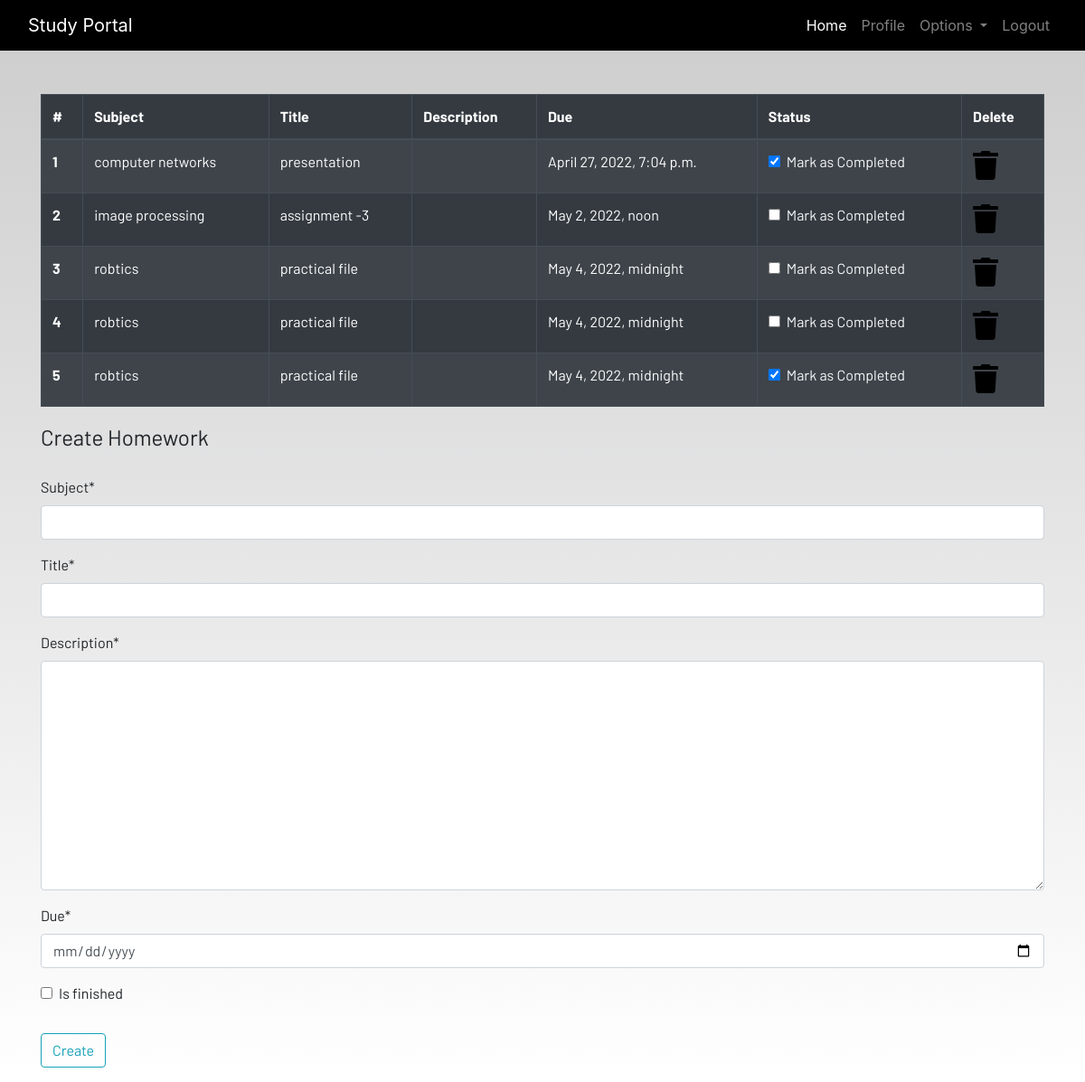
The page /homework (signed in) on the database its author committed.
### dashboard/models.py (models this page shows, shortened)
class Homework(models.Model):
    user = models.ForeignKey(User, on_delete = models.CASCADE)
    subject = models.CharField(max_length=50)
    title = models.CharField(max_length=100)
    description = models.TextField()
    due = models.DateTimeField()
    is_finished = models.BooleanField(default = False)

### dashboard/views.py (the view)
# urls.py: path('homework',views.homework,name ="homework"),
@login_required
def homework(request):
    if request.method == "POST":
        form = HomeworkForm(request.POST)
        if form.is_valid():
            try:
                finished = request.POST['is_finished']
                if finished == 'on':
                    finished = True
                else:
                    finished = False
            except:
                finished = False
            homeworks = Homework(
                user = request.user,
                subject = request.POST['subject'],
                title = request.POST['title'],
                description = request.POST['description'],
                due = request.POST['due'],
                is_finished = finished
            )
            homeworks.save()
            messages.success(request,f'Homework Added From {request.user.username}!!')
    else:
        form = HomeworkForm()
    homework = Homework.objects.filter(user = request.user)
    if len(homework) == 0:
        homework_done = True
    else:
        homework_done = False
    context = {'homeworks': homework, 'homeworks_done':homework_done, 'form':form}
    return render(request,'dashboard/homework.html',context)

### dashboard/forms.py
class HomeworkForm(forms.ModelForm):
    class Meta:
        model = Homework
        widgets = {'due':DateInput()}
        fields = ['subject','title','description','due','is_finished']

### dashboard/templates/dashboard/homework.html (shortened to what this page needs)
{% extends 'dashboard/base.html' %}
{% load static %}
{% load crispy_forms_tags %}
{% block content %}
<div class="container">
    {% if not homework_done %}
    <table class="table table-striped table-bordered table-hover table-dark">
        <thead>
            <tr>
                <th scope="col">#</th>
                <th scope="col">Subject</th>
                <th scope="col">Title</th>
                <th scope="col">Description</th>
                <th scope="col">Due</th>
                <th scope="col">Status</th>
                <th scope="col">Delete</th>
            </tr>
        </thead>
        <tbody>
            {% for homework in homeworks %}
            <tr>
                <th scope="row">{{forloop.counter}}</th>
                <td>{{homework.subject}}</td>
                <td>{{homework.title}}</td>
                <td>{{homework.discription}}</td>
                <td>{{homework.due}}</td>
                <td>
                    <a href="{% url 'update-homework' homework.id %}">
                        <div class="form-check">
                            {% if homework.is_finished == True %}
                            <input class="form-check-input" type="checkbox" value="" checked>
                            {% else %}
                            <input class="form-check-input" type="checkbox" value="">
                            {% endif %}
                            <label class="form-check-label text-light" for="flexCheckDefault">
                                Mark as Completed
                            </label>
                        </div>
                    </a>
                </td>
                <td><a href="{% url 'delete-homework' homework.id %}"><i class="fa fa-trash fa-2x"></i></a></td>
            </tr>
            {% endfor %}
        </tbody>
    </table>
    {% else %}
    <h4>All homeworks are completed!! Create to have more!!</h4>
    {% endif %}
</div>
<div class=" container">
    <form method="POST">
        <fieldset class="form-group">
            <legend class="border-bottom mb-4">Create Homework</legend>
            {{form|crispy}}
        </fieldset>
        <div class="form-group">
            <button href="" class="btn btn-outline-info" type="submit">
                Create
            </button>
        </div>
    </form>
</div>
{% endblock content %}

### dashboard/templates/dashboard/base.html (shortened to what this page needs)
<!DOCTYPE html>
{% load static %}
<html lang="en">
<head>
  <link rel="stylesheet" href="https://stackpath.bootstrapcdn.com/bootstrap/4.3.1/css/bootstrap.min.css"
 />
  <link rel="stylesheet" href="https://use.fontawesome.com/releases/v5.7.2/css/all.css"
 />
  <link rel="stylesheet" href="{% static 'css/main.css' %}" />
</head>
<body>
  <header>
    <nav class="navbar navbar-expand-lg navbar-dark bg-dark">
      <div class="container-fluid">
        <a class="navbar-brand" href="{% url 'home' %}">Study Portal</a>
        <div class="collapse navbar-collapse justify-content-end" id="navbarSupportedContent">
          <ul class="navbar-nav mb-2 mb-lg-0">
            <li class="nav-item">
              <a class="nav-link active" aria-current="page" href="{% url 'home' %}">Home</a>
            </li>
            {% if user.is_authenticated %}
            <li class="nav-item">
              <a class="nav-link" href="{% url 'profile' %}">Profile</a>
            </li>
            <li class="nav-item dropdown">
              <a class="nav-link dropdown-toggle" href="#" id="navbarDropdown" role="button" data-toggle="dropdown"
                aria-haspopup="true" aria-expanded="false">
                Options
              </a>
            </li>
            <li class="nav-item">
              <a class="nav-link" href="{% url 'logout' %}">Logout</a>
            </li>
            {% endif %}
          </ul>
        </div>
      </div>
    </nav>
  </header>
  <br /><br />
  <main>
    {% block content %}
    {% endblock content %}
  </main>
</body>
</html>

### static/css/main.css (style rules this page uses)
html { scroll-behavior: smooth; height: 100%; width: 100%; }
main { font-family: Barlow, Quicksand, Rubik, sans-serif, serif, 'Times New Roman', Times, serif !important; }
.navbar { background-color: rgb(0, 0, 0) !important; }
a { text-decoration: none !important; color: black; }
html, body { max-width: 100%; overflow-x: hidden; height: 100%; width: 100%; }
body { background: linear-gradient(rgba(0, 0, 0, 0.2), rgba(255, 255, 255, 0.5)); overflow-x: hidden; background-repeat: no-repeat; }
.fa { color: black; }

### rows shown on the page
Homework: subject "computer networks", title "presentation", due "April 27, 2022, 7:04 p.m."
Homework: subject "image processing", title "assignment -3", due "May 2, 2022, noon"
Homework: subject "robtics", title "practical file", due "May 4, 2022, midnight"
Homework: subject "robtics", title "practical file", due "May 4, 2022, midnight"
Homework: subject "robtics", title "practical file", due "May 4, 2022, midnight"
